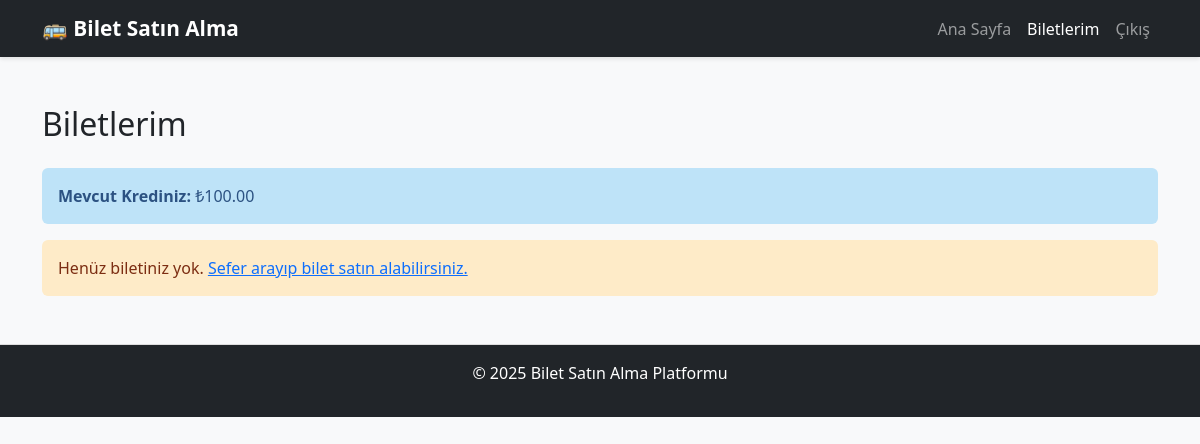
Page /my-tickets.php (signed in) on the earlier database version.
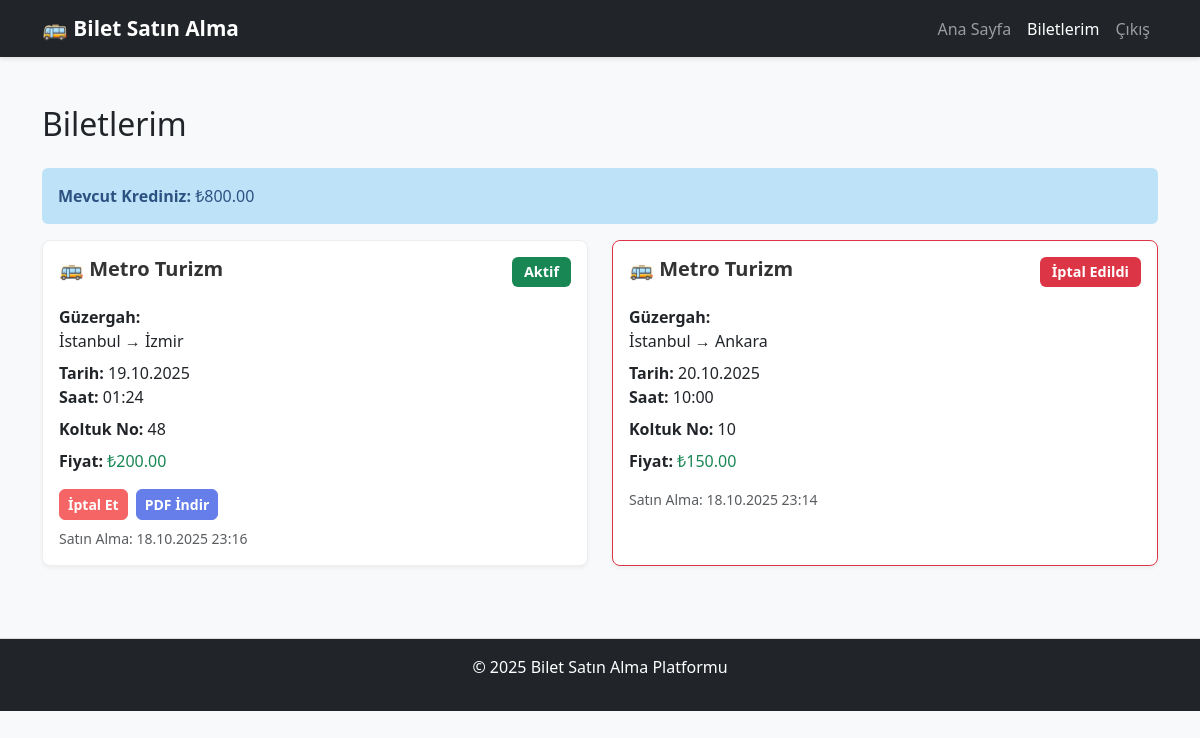
Same page on the later database version.
### tables this page shows
CREATE TABLE users (
    id INTEGER PRIMARY KEY AUTOINCREMENT,
    username TEXT UNIQUE NOT NULL,
    email TEXT UNIQUE NOT NULL,
    password TEXT NOT NULL,
    full_name TEXT NOT NULL,
    role TEXT DEFAULT 'user',
    virtual_credit REAL DEFAULT 0,
    created_at DATETIME DEFAULT CURRENT_TIMESTAMP,
    updated_at DATETIME DEFAULT CURRENT_TIMESTAMP
);

CREATE TABLE tickets (
    id INTEGER PRIMARY KEY AUTOINCREMENT,
    user_id INTEGER NOT NULL,
    route_id INTEGER NOT NULL,
    seat_number INTEGER NOT NULL,
    purchase_date DATETIME DEFAULT CURRENT_TIMESTAMP,
    status TEXT DEFAULT 'active',
    price REAL NOT NULL,
    created_at DATETIME DEFAULT CURRENT_TIMESTAMP,
    FOREIGN KEY (user_id) REFERENCES users(id) ON DELETE CASCADE,
    FOREIGN KEY (route_id) REFERENCES routes(id) ON DELETE CASCADE
);

### public/my-tickets.php (the view, shortened to what this page needs)
<?php
require_once __DIR__ . '/../src/database.php';
try {
    $stmt = $pdo->prepare("
        SELECT
            tickets.*,
            routes.departure_point,
            routes.arrival_point,
            routes.departure_date,
            routes.departure_time,
            companies.name AS company_name
        FROM tickets
        INNER JOIN routes ON tickets.route_id = routes.id
        INNER JOIN companies ON routes.company_id = companies.id
        WHERE tickets.user_id = ?
        ORDER BY tickets.purchase_date DESC
    ");
    $stmt->execute([$_SESSION['user_id']]);
    $tickets = $stmt->fetchAll(PDO::FETCH_ASSOC);
    $stmt = $pdo->prepare("SELECT virtual_credit FROM users WHERE id = ?");
    $stmt->execute([$_SESSION['user_id']]);
    $userCredit = $stmt->fetchColumn();
} catch (PDOException $e) {
    die("Veritabanı hatası: " . $e->getMessage());
}
?>
<!DOCTYPE html>
<html lang="tr">
<head>
    <link href="https://cdn.jsdelivr.net/npm/bootstrap@5.3.0/dist/css/bootstrap.min.css" rel="stylesheet">
    <link rel="stylesheet" href="css/style.css">
</head>
<body>
    <nav class="navbar navbar-expand-lg navbar-dark bg-dark">
        <div class="container">
            <a class="navbar-brand" href="index.php">🚌 Bilet Satın Alma</a>
            <div class="collapse navbar-collapse">
                <ul class="navbar-nav ms-auto">
                    <li class="nav-item"><a class="nav-link" href="index.php">Ana Sayfa</a></li>
                    <li class="nav-item"><a class="nav-link active" href="my-tickets.php">Biletlerim</a></li>
                    <li class="nav-item"><a class="nav-link" href="logout.php">Çıkış</a></li>
                </ul>
            </div>
        </div>
    </nav>
    <main class="container my-5">
        <h2 class="mb-4">Biletlerim</h2>
        <div class="alert alert-info">
            <strong>Mevcut Krediniz:</strong> ₺<?php echo number_format($userCredit, 2); ?>
        </div>
        <?php if (empty($tickets)): ?>
            <div class="alert alert-warning">
                Henüz biletiniz yok. <a href="index.php">Sefer arayıp bilet satın alabilirsiniz.</a>
            </div>
        <?php else: ?>
            <div class="row">
                <?php foreach ($tickets as $ticket): ?>
                    <div class="col-md-6 mb-4">
                        <div class="card h-100 <?php echo $ticket['status'] === 'cancelled' ? 'border-danger' : ''; ?>">
                            <div class="card-body">
                                <div class="d-flex justify-content-between align-items-start mb-3">
                                    <h5 class="card-title">🚌 <?php echo htmlspecialchars($ticket['company_name']); ?></h5>
                                    <span class="badge <?php echo $ticket['status'] === 'active' ? 'bg-success' : 'bg-danger'; ?>">
                                        <?php echo $ticket['status'] === 'active' ? 'Aktif' : 'İptal Edildi'; ?>
                                    </span>
                                </div>
                                <p class="mb-2">
                                    <strong>Güzergah:</strong><br>
                                    <?php echo htmlspecialchars($ticket['departure_point']); ?>
                                    →
                                    <?php echo htmlspecialchars($ticket['arrival_point']); ?>
                                </p>
                                <p class="mb-2">
                                    <strong>Tarih:</strong> <?php echo date('d.m.Y', strtotime($ticket['departure_date'])); ?><br>
                                    <strong>Saat:</strong> <?php echo htmlspecialchars($ticket['departure_time']); ?>
                                </p>
                                <p class="mb-2">
                                    <strong>Koltuk No:</strong> <?php echo $ticket['seat_number']; ?>
                                </p>
                                <p class="mb-3">
                                    <strong>Fiyat:</strong> <span class="text-success">₺<?php echo number_format($ticket['price'], 2); ?></span>
                                </p>
                                <?php if ($ticket['status'] === 'active'): ?>
                                    <div class="d-flex gap-2">
                                        <a href="cancel-ticket.php?ticket_id=<?php echo $ticket['id']; ?>"
                                           class="btn btn-danger btn-sm"
                                           onclick="return confirm('Bileti iptal etmek istediğinizden emin misiniz?')">
                                            İptal Et
                                        </a>
                                        <a href="download-pdf.php?ticket_id=<?php echo $ticket['id']; ?>"
                                           class="btn btn-primary btn-sm">
                                            PDF İndir
                                        </a>
                                    </div>
                                <?php endif; ?>
                                <small class="text-muted d-block mt-2">
                                    Satın Alma: <?php echo date('d.m.Y H:i', strtotime($ticket['purchase_date'])); ?>
                                </small>
                            </div>
                        </div>
                    </div>
                <?php endforeach; ?>
            </div>
        <?php endif; ?>
    </main>
    <footer class="bg-dark text-white text-center py-3 mt-5">
        <p>&copy; 2025 Bilet Satın Alma Platformu</p>
    </footer>
</body>
</html>

### public/css/style.css (style rules this page uses)
* { margin: 0; padding: 0; box-sizing: border-box; }
body { background-color: #f8f9fa; font-family: 'Segoe UI', Tahoma, Geneva, Verdana, sans-serif; }
.navbar { box-shadow: 0 2px 4px rgba(0, 0, 0, 0.1); margin-bottom: 30px; }
.navbar-brand { font-weight: bold; font-size: 1.3rem; }
.btn { border-radius: 6px; font-weight: 600; transition: all 0.3s; }
.btn-primary { background-color: #667eea; border-color: #667eea; }
.btn-danger { background-color: #f56565; border-color: #f56565; }
.card { border: 1px solid #eee; box-shadow: 0 2px 4px rgba(0, 0, 0, 0.05); border-radius: 8px; transition: all 0.3s; }
.card-title { color: #333; font-weight: 700; }
.alert { border: none; border-radius: 6px; font-weight: 500; }
.alert-info { background-color: #bee3f8; color: #2c5282; }
footer { border-top: 1px solid #ddd; margin-top: auto; }
.card { transition: all 0.3s ease; }
.badge { font-size: 0.9rem; padding: 8px 12px; }
.alert-warning { background-color: #feebc8; color: #7c2d12; }

Differences in the rows shown:
changed users: virtual_credit "100.00" → "800.00"
added tickets: company_name "Metro Turizm", status "Aktif", departure_point "İstanbul", arrival_point "İzmir", departure_date "19.10.2025", departure_time "01:24", seat_number "48", price "200.00", purchase_date "18.10.2025 23:16"
added tickets: company_name "Metro Turizm", status "İptal Edildi", departure_point "İstanbul", arrival_point "Ankara", departure_date "20.10.2025", departure_time "10:00", seat_number "10", price "150.00", purchase_date "18.10.2025 23:14"
Other differences:
text no longer shown: "Henüz biletiniz yok. Sefer arayıp bilet satın alabilirsiniz."
